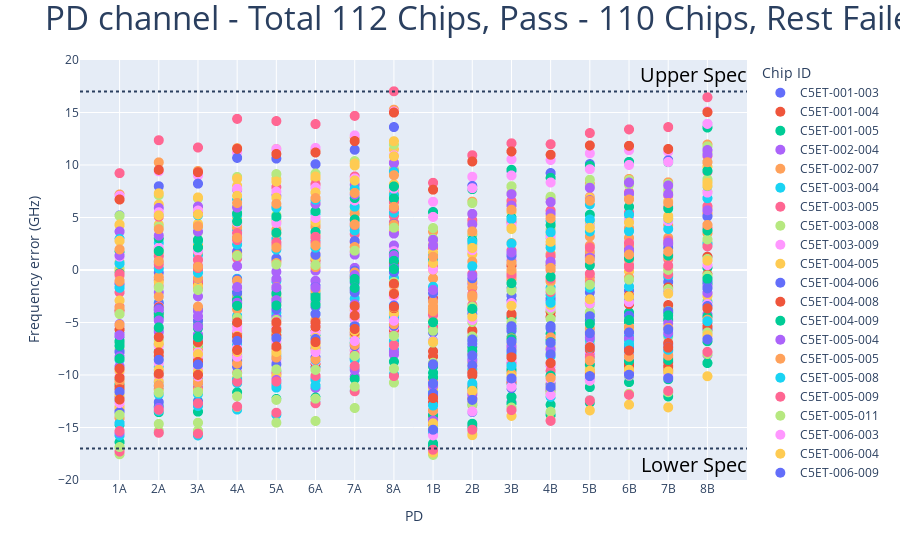

Notebook source saved alongside this figure:
### Code cell
fig = px.scatter(PD_df, x='PD', y='Frequency error (GHz)', color=PD_df['Chip ID'])
fig.update_traces(marker_size=10)
fig.update_xaxes(categoryorder='array', categoryarray= ['1A', '2A', '3A', '3A', '4A', '5A', '6A', '7A', '8A', '1B', '2B', '3B', '4B', '5B', '6B', '7B', '8B'])
fig.add_hline(y=-17, line_dash="dot",
    label=dict(
        text="Lower Spec",
        textposition="end",
        font=dict(size=20, color="black"),
        yanchor="top",
    ),)
fig.add_hline(y=17, line_dash="dot",
    label=dict(
        text="Upper Spec",
        textposition="end",
        font=dict(size=20, color="black"),
        yanchor="bottom",
    ),)
fig.update_layout(yaxis_range=[-20,20], title=dict(text="PD channel - Total "+str(len(PD_df['Chip ID'].unique()))+" Chips, Pass - " +str(chip_qty_freq_pass) + " Chips, Rest Failed", font=dict(size=33)))
